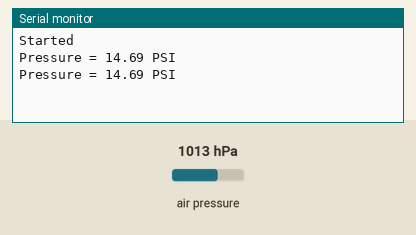
A sketch run on a simulated Arduino Nano 33 BLE. On the bench: the last lines printed to the serial monitor. Inputs (shaded band) come from the test bench; at power-on: air pressure 1013 hPa.

Above: at 10.8 s.
10.9 s: air pressure set to 952 hPa
At 15.7 s:
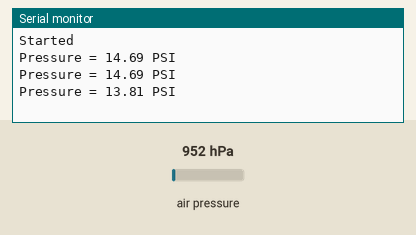
18.4 s: air pressure set to 975 hPa
At 20.7 s:
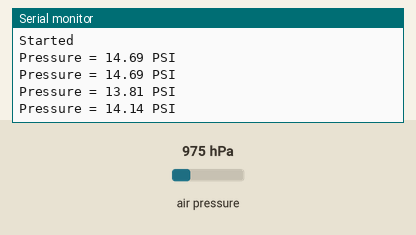
Timing chart, 0 to 22.2 s (numbered marks = the images above; inputs shaded):
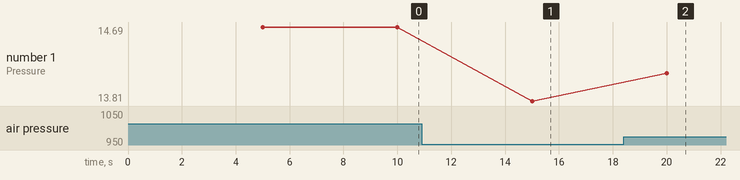

Measured:
- after the input at 10.9 s, the serial monitor: prints a new line after 4.1 s (image 1)
- after the input at 18.4 s, the serial monitor: prints a new line after 1.6 s (image 2)
- plotted number 1: 14.69 → 13.81 after the input at 10.9 s, 13.81 → 14.14 after the input at 18.4 s

The sketch:

LPS22HB_Pressure_without_delay.ino
```cpp
/*
  LPS22HB_Pressure_without_delay.ino
  Arduino Nano 33 BLE Sense
*/

#include <Arduino_LPS22HB.h> // Library for LPS22HB

const unsigned long interval = 5000; // 5sec interval
unsigned long previousTime = 0;

void setup() {
  Serial.begin(9600); // Serial Monitor at a data rate of 9600 bits per second

  while (!Serial);
  Serial.println("Started");

  //If Pressure sensor doesnt start up have serial output failure
  if (!BARO.begin()) {
    Serial.println("Failed to initialize pressure sensor!");
    while (1);
  }
}

void loop() {
  unsigned long currentTime = millis();

  if (currentTime - previousTime >= interval) {
    previousTime = currentTime; // save the last executed time

    /// Pass PSI, millibar or kilopascal (deafult) to readPressure to read the sensor values in respective units
    float pressure = BARO.readPressure(PSI);

    // print the sensor value
    Serial.print("Pressure = ");
    Serial.print(pressure);
    Serial.println(" PSI");
    Serial.println();
  }
}
```
